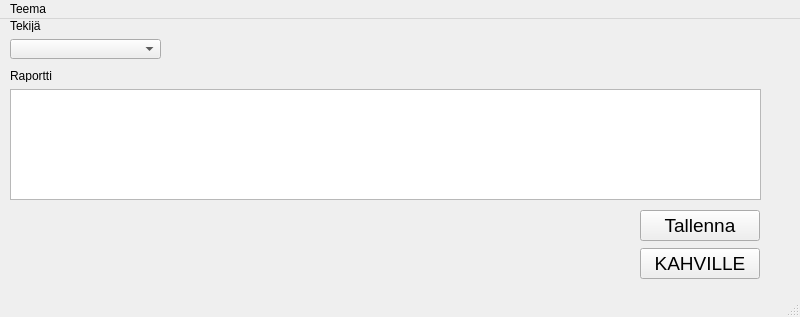
<?xml version="1.0" encoding="UTF-8"?>
<ui version="4.0">
 <class>MainWindow</class>
 <widget class="QMainWindow" name="MainWindow">
  <property name="geometry">
   <rect>
    <x>0</x>
    <y>0</y>
    <width>800</width>
    <height>317</height>
   </rect>
  </property>
  <property name="windowTitle">
   <string>MainWindow</string>
  </property>
  <widget class="QWidget" name="centralwidget">
   <widget class="QComboBox" name="comboBox">
    <property name="geometry">
     <rect>
      <x>10</x>
      <y>20</y>
      <width>151</width>
      <height>20</height>
     </rect>
    </property>
   </widget>
   <widget class="QTextEdit" name="textEdit">
    <property name="geometry">
     <rect>
      <x>10</x>
      <y>70</y>
      <width>751</width>
      <height>111</height>
     </rect>
    </property>
   </widget>
   <widget class="QLabel" name="label">
    <property name="geometry">
     <rect>
      <x>10</x>
      <y>0</y>
      <width>47</width>
      <height>13</height>
     </rect>
    </property>
    <property name="text">
     <string>Tekijä</string>
    </property>
   </widget>
   <widget class="QLabel" name="label_2">
    <property name="geometry">
     <rect>
      <x>10</x>
      <y>50</y>
      <width>47</width>
      <height>13</height>
     </rect>
    </property>
    <property name="text">
     <string>Raportti</string>
    </property>
   </widget>
   <widget class="QWidget" name="">
    <property name="geometry">
     <rect>
      <x>640</x>
      <y>190</y>
      <width>120</width>
      <height>71</height>
     </rect>
    </property>
    <layout class="QVBoxLayout" name="verticalLayout">
     <item>
      <widget class="QPushButton" name="pushButton">
       <property name="font">
        <font>
         <pointsize>14</pointsize>
        </font>
       </property>
       <property name="text">
        <string>Tallenna</string>
       </property>
      </widget>
     </item>
     <item>
      <widget class="QPushButton" name="coffeePushButton">
       <property name="font">
        <font>
         <pointsize>14</pointsize>
        </font>
       </property>
       <property name="text">
        <string>KAHVILLE</string>
       </property>
       <property name="icon">
        <iconset>
         <normaloff>../../../Pictures/DeckboardSymbols/KahviOn.png</normaloff>../../../Pictures/DeckboardSymbols/KahviOn.png</iconset>
       </property>
       <property name="iconSize">
        <size>
         <width>24</width>
         <height>24</height>
        </size>
       </property>
      </widget>
     </item>
    </layout>
   </widget>
  </widget>
  <widget class="QMenuBar" name="menubar">
   <property name="geometry">
    <rect>
     <x>0</x>
     <y>0</y>
     <width>800</width>
     <height>21</height>
    </rect>
   </property>
   <widget class="QMenu" name="menuTeema">
    <property name="title">
     <string>Teema</string>
    </property>
    <addaction name="actionDark"/>
    <addaction name="actionLight"/>
   </widget>
   <addaction name="menuTeema"/>
  </widget>
  <widget class="QStatusBar" name="statusbar"/>
  <action name="actionDark">
   <property name="text">
    <string>Tumma</string>
   </property>
  </action>
  <action name="actionLight">
   <property name="text">
    <string>Vaalea</string>
   </property>
  </action>
 </widget>
 <resources/>
 <connections/>
</ui>
